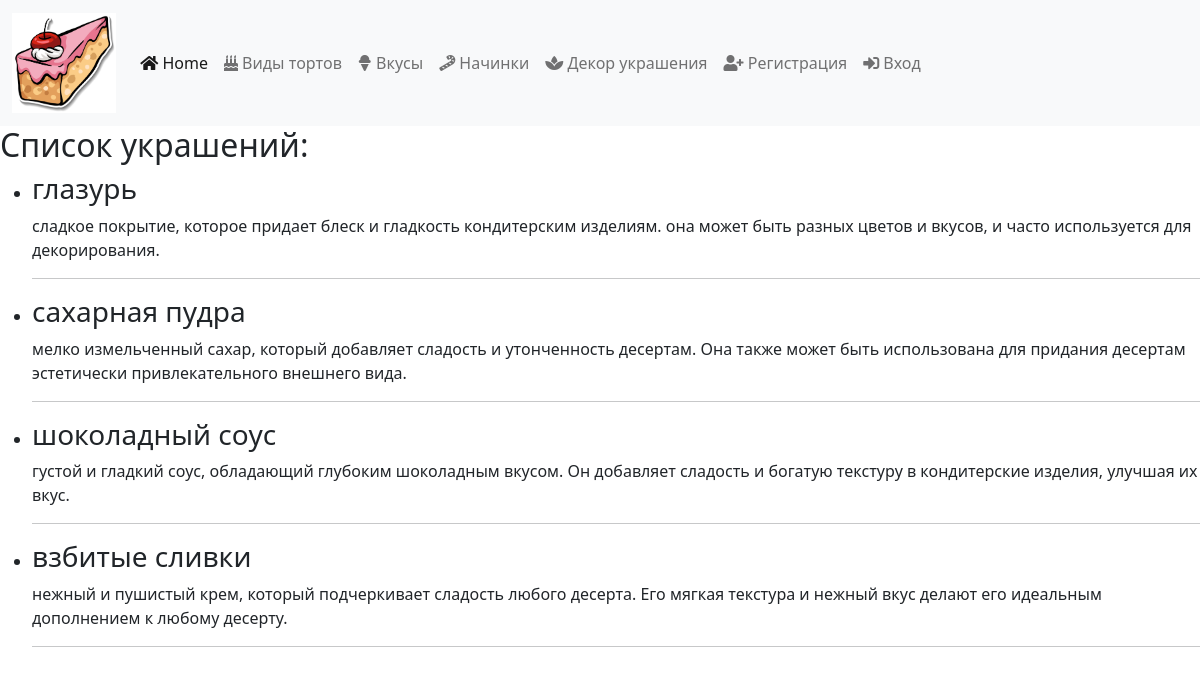
The app's page /toppings/ with its own data.
### pastries/models.py (models this page shows, shortened)
class Topping(models.Model):
    name = models.CharField(max_length=200)
    description = models.TextField(blank=True, null=True)
    available = models.BooleanField(default=True)
    cake_types = models.ManyToManyField(CakeType, blank=True)
    tastes = models.ManyToManyField(Taste, blank=True)
    class Meta:
        verbose_name = 'Топпинг'
        verbose_name_plural = 'Топпинги'

### pastries/views.py (the view)
# urls.py: path('toppings/', views.SpecificToppingCBV.as_view()),
class SpecificToppingCBV(ListView):
    model = Topping
    template_name = "pastries/specific_toppings.html"
    context_object_name = "specific_toppings"

### pastries/templates/pastries/specific_toppings.html
{% extends 'layouts/index.html' %}
{% block content %}
    <h2>Список украшений:</h2>
    <ul>
        {% for topping in specific_toppings %}
            <li>
                <h3>{{ topping.name }}</h3>
                <p>{{ topping.description }}</p>
                <hr>
            </li>
        {% empty %}
            <li>В данный момент нет доступных украшений.</li>
        {% endfor %}
    </ul>
{% endblock %}

### records on screen
Topping: name "глазурь", description "сладкое покрытие, которое придает блеск и гладкость кондитерским изделиям. она может быть разных цветов и вкусов, и часто используется для декорирования."
Topping: name "сахарная пудра", description "мелко измельченный сахар, который добавляет сладость и утонченность десертам. Она также может быть использована для придания десертам эстетически привлекательного внешнего вида."
Topping: name "шоколадный соус", description "густой и гладкий соус, обладающий глубоким шоколадным вкусом. Он добавляет сладость и богатую текстуру в кондитерские изделия, улучшая их вкус."
Topping: name "взбитые сливки", description "нежный и пушистый крем, который подчеркивает сладость любого десерта. Его мягкая текстура и нежный вкус делают его идеальным дополнением к любому десерту."
